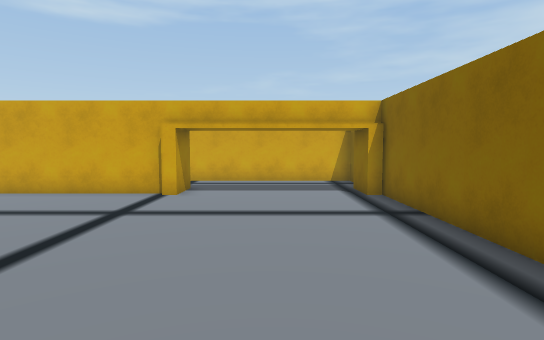
[1] (above)

17 first-person views from a walk through a Unity game level. The camera is 1.5 m above the floor, tilts 4° down and sees 80° across. The floor is counted in squares, 1 m on a side. Each view is taken from the middle of a square. On the plan, view 1 faces up. The plan holds only what a view shows up to about 15 squares ahead; the rest is blank. The place goes on beyond the plan. Some animated figures are left out. Door leaves are left out, so doorways stand open.

[2]
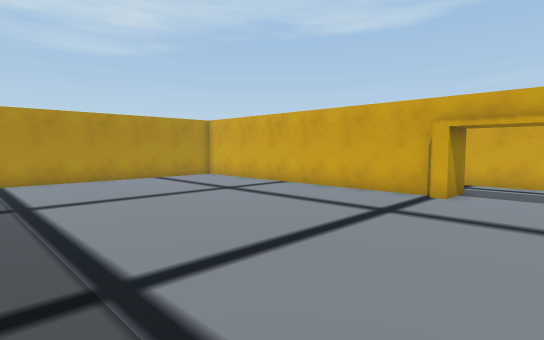

[3]
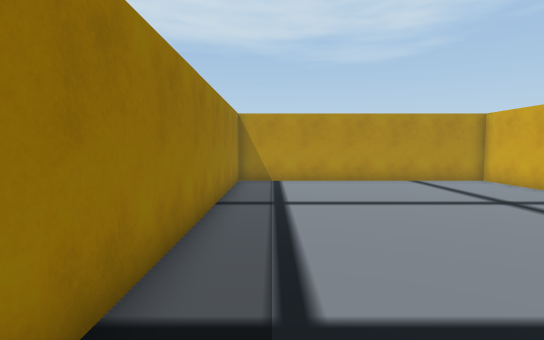

[4]
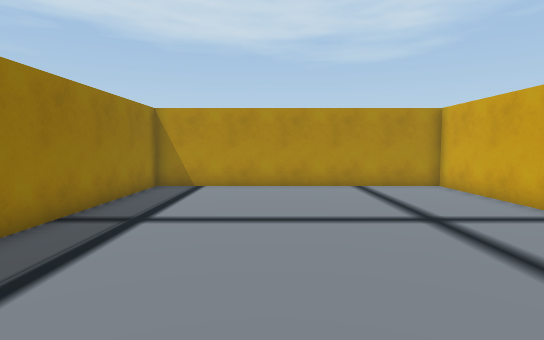

[5]
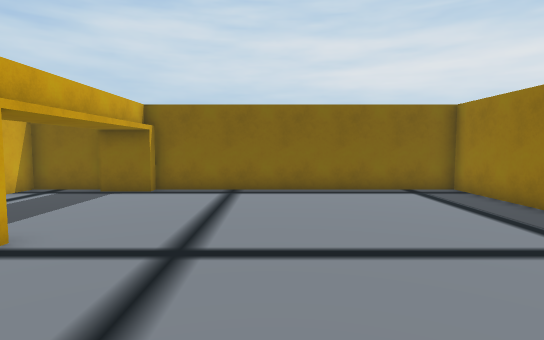

[6]
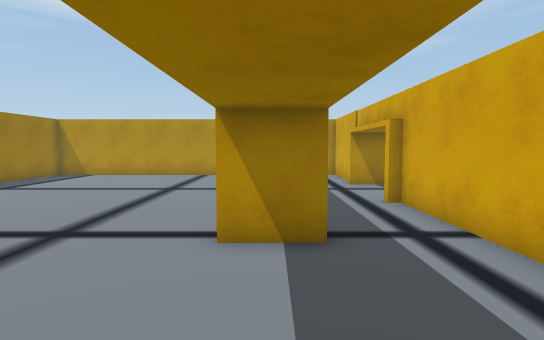

[7]
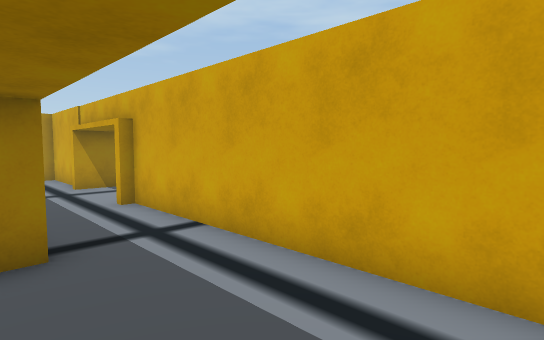

[8]
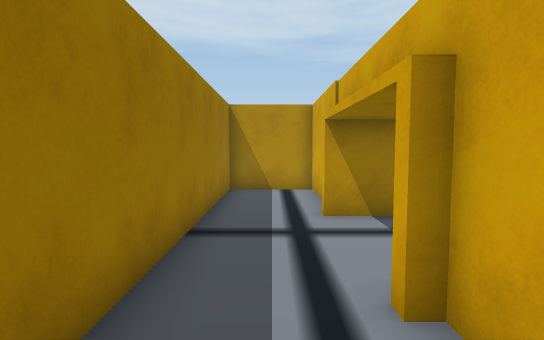

[9]
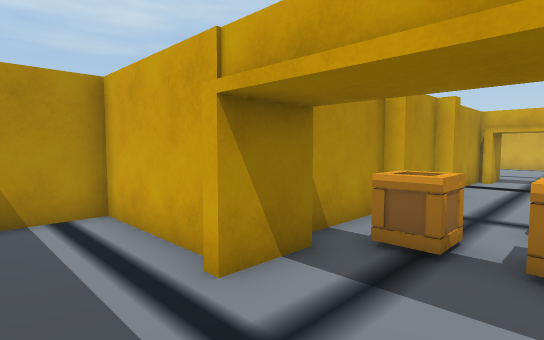

[10]
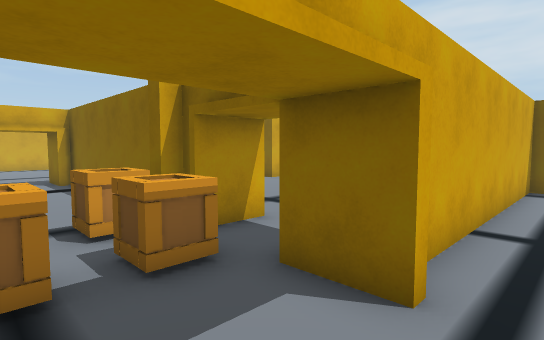

[11]
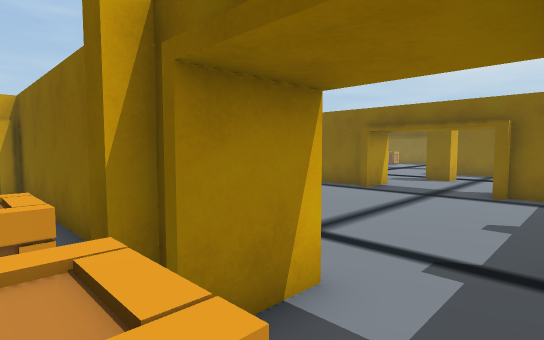

[12]
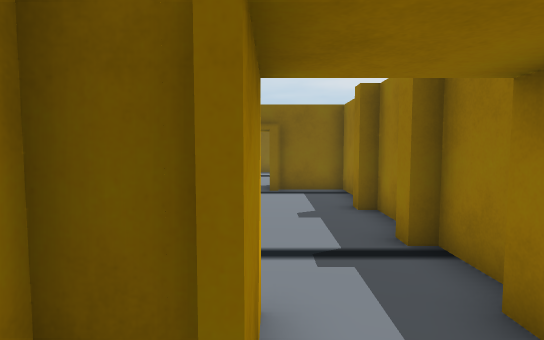

[13]
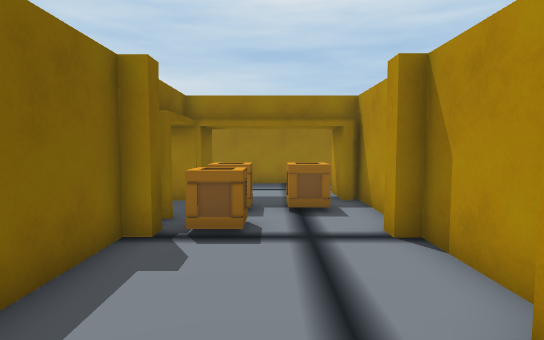

[14]
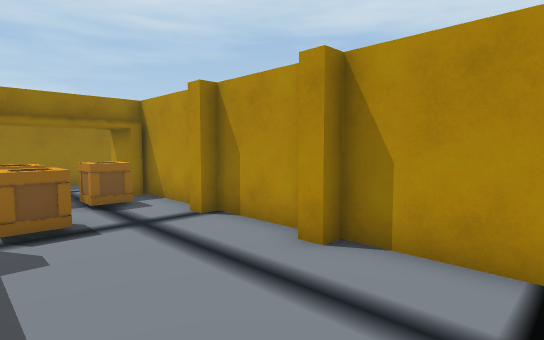

[15]
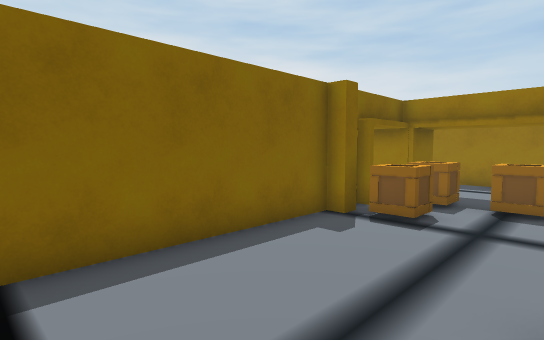

[16]
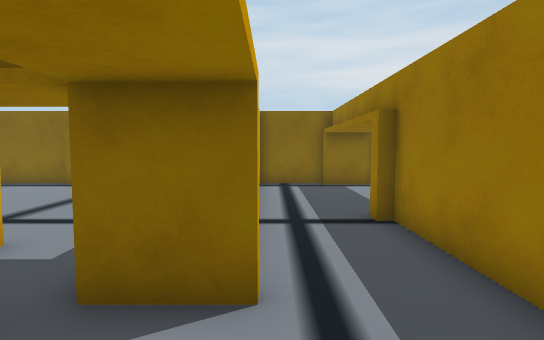

[17]
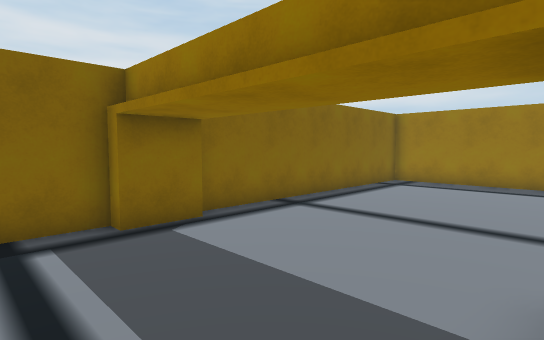

### Floor plan
Points are (right, up) in squares from view 1. A wall is a line through its corners. A room is listed if a view was taken in it or the views show most of it. See-through windows are left out.
Room 1 (views 1, 2, 3, 4, 5, 6, 7, 8, 9, 10, 16, 17)
walls: (-3.5, 10.5) (-15.5, 10.5) (-15.5, -0.5) (3.5, -0.5) (3.5, 10.1) (3, 10.1) (3, 11.9) (3.5, 11.9) (3.5, 14.5) (-6.7, 14.5) (-6.7, 14.1); (-11.8, 14.5) (-15.5, 14.5) (-15.5, 11.5) (-3.5, 11.5) (-3.5, 11.9) (-3, 11.9) (-3, 10.1) (-3.5, 10.1); (-11, 15.9) (-11, 14.1) (-11.4, 14.1)
ways out: open door at (-9, 15) to room 2
Room 2 (views 11, 12, 13, 14, 15)
walls: (-7, 19.1) (-7, 19.6) (-6.5, 19.6) (-6.5, 26.5); (-6.5, 18.2) (-6.5, 19.1); (-5.1, 18.1) (-6.9, 18.1); (-11.5, 26.5) (-11.5, 23.1) (-11, 23.1) (-11, 22.6) (-11.5, 22.6) (-11.5, 19.6) (-11, 19.6) (-11, 19.1) (-11.5, 19.1) (-11.5, 15.5); (-7, 14.1) (-7, 15.9) (-5.1, 15.9)
ways out: open door at (-9, 15) to room 1; opening at (-6.5, 17)
objects: crate (-10, 17); crate (-8, 17); crate (-8, 19)

Positions as (right, up) in squares from view 1, and headings:
1: (0, 0), facing up
2: (0, 0), facing up-left
3: (-1, 1), facing left
4: (-3, 4), facing left
5: (-8, 6), facing right
6: (2, 11), facing left
7: (2, 11), facing up-left
8: (-4, 13), facing left
9: (-8, 12), facing up-left
10: (-10, 13), facing up-right
11: (-8, 16), facing up-right
12: (-8, 18), facing right
13: (-9, 25), facing down
14: (-7, 26), facing down-left
15: (-11, 26), facing down-right
16: (-10, 14), facing right
17: (-3, 14), facing down-right
